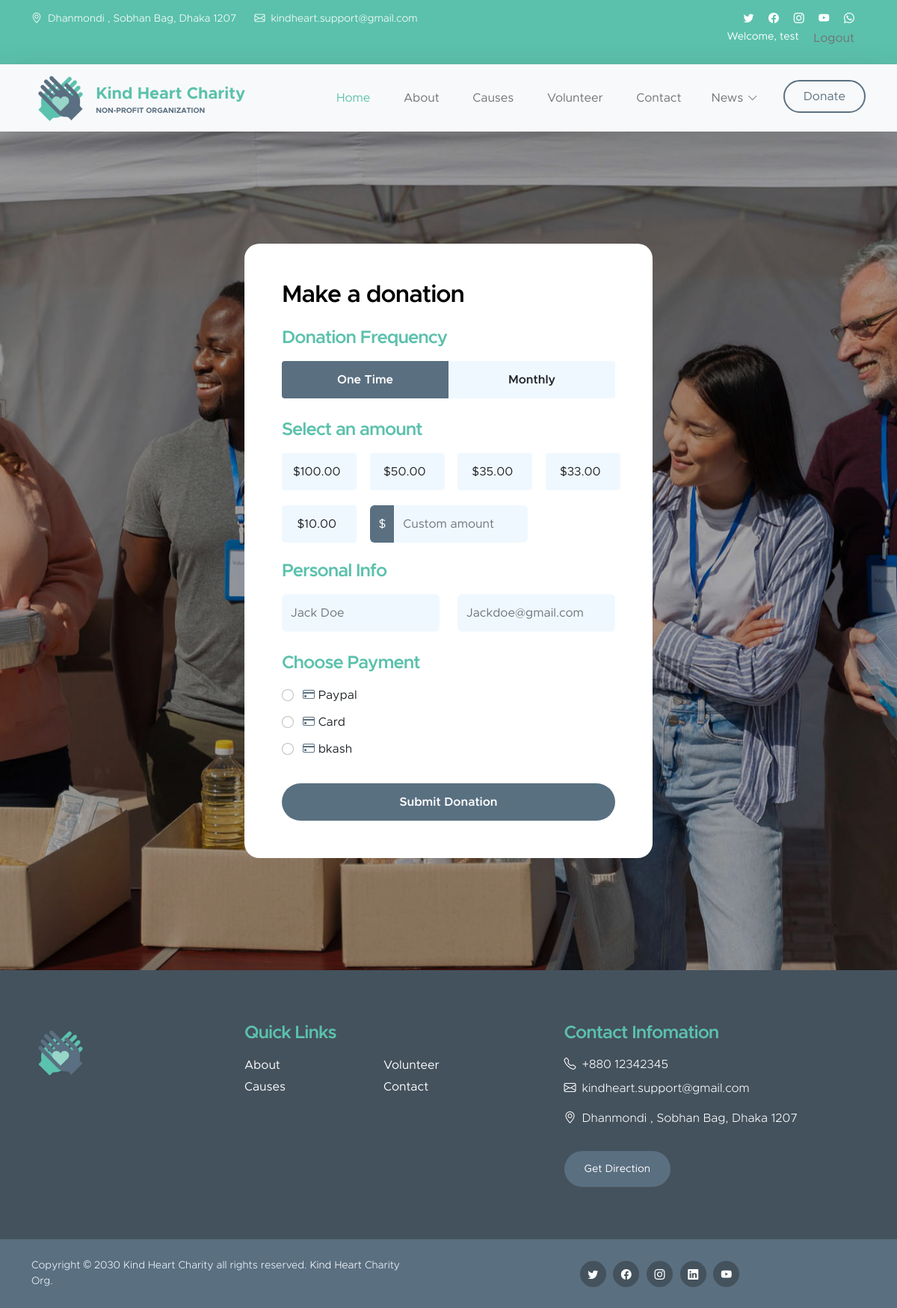
Screenshot of /donation/ (signed in) with the database file from the repository.
### donation/models.py (models this page shows, shortened)
class WebsiteSetting(models.Model):
    navbar_logo = models.ImageField(upload_to='logo/')
    footer_logo = models.ImageField(upload_to='logo/')
    copyright = models.CharField(max_length=100)
    address = models.CharField(max_length=200)
    phone = models.CharField(max_length=30)
    email = models.EmailField(max_length=200)
    facebook_link = models.CharField(max_length=250)
    youtube_link = models.CharField(max_length=250)
    instagram_link = models.CharField(max_length=250)
    twitter_link = models.CharField(max_length=250)
    linkedin_link = models.CharField(max_length=250)

class Menu(models.Model):
    menu_name = models.CharField(max_length=20)
    id_or_href = models.CharField(max_length=150)
    is_active = models.BooleanField(default=True)
    is_display = models.BooleanField(default=True)
    is_dropdown_menu = models.BooleanField(default=False)
    def get_submenu(self):
        return self.submenu_set.filter(is_active=True)

class AddDonationAmount(models.Model):
    donation_amount = models.DecimalField(default=0.00, max_digits=10, decimal_places=2)

class AddDonationPaymentMethod(models.Model):
    donation_payment_method = models.CharField(max_length=100)

### donation/views.py (the view)
# urls.py: path('donation/', views.donation_view, name='donation'),
def donation_view(request):
    donation_amount = AddDonationAmount.objects.all()
    payment_method = AddDonationPaymentMethod.objects.all()
    menus = Menu.objects.filter(is_active=True, is_display=True, is_dropdown_menu=False)
    submenus = Menu.objects.filter(is_active=True, is_display=True, is_dropdown_menu=True)
    website_settings = WebsiteSetting.objects.get()
    context = {
        'donation_amount': donation_amount,
        'payment_method': payment_method,
        'website_settings': website_settings,
        'menus': menus,
        'submenus': submenus,
    }
    return render(request, 'donate.html', context=context)

### templates/donate.html (shortened to what this page needs)
{% load static %}
{% include 'base.html' %}
{% block main-container %}
    {% include 'header.html' %}
    <nav class="navbar navbar-expand-lg bg-light shadow-lg">
        <div class="container">
            <a class="navbar-brand" href="/">
                <img src="{{ website_settings.navbar_logo.url }}" class="logo img-fluid" alt="Kind Heart Charity">
                <span>
                    Kind Heart Charity
                    <small>Non-profit Organization</small>
                </span>
            </a>
            <div class="collapse navbar-collapse" id="navbarNav">
                <ul class="navbar-nav ms-auto">
                    <li class="nav-item">
                        <a class="nav-link click-scroll" href="/">Home</a>
                        {% for menu in menus %}
                        <a class="nav-link click-scroll" href="{% url 'home' %}#{{ menu.id_or_href }}">{{ menu.menu_name }}</a>
                         {% endfor menus %}
                    </li>
                    {% for submenu in submenus %}
                    {% if submenu.get_submenu %}
                    <li class="nav-item dropdown">
                        <a class="nav-link click-scroll dropdown-toggle" href="#{{ submenu.id_or_href }}"
                            id="navbarLightDropdownMenuLink" role="button" data-bs-toggle="dropdown"
                            aria-expanded="false">{{ submenu.menu_name }}</a>
                    </li>
                    {% endif %}
                        {% endfor %}
                     <li class="nav-item ms-3">
                        <a class="nav-link custom-btn custom-border-btn btn" href="{% url 'donation' %}">Donate</a>
                    </li>
                </ul>
            </div>
        </div>
    </nav>
    <main>
        <section class="donate-section">
            <div class="container">
                <div class="row">
                    <div class="col-lg-6 col-12 mx-auto">
                        <form class="custom-form donate-form" action="{% url 'donation-payment' %}" method="post" role="form">
                            <h3 class="mb-4">Make a donation</h3>
                            <div class="row">
                                <div class="col-lg-12 col-12">
                                    <h5 class="mb-3">Donation Frequency</h5>
                                </div>
                                <div class="col-lg-6 col-6 form-check-group form-check-group-donation-frequency">
                                    <div class="form-check form-check-radio">
                                        <input class="form-check-input" type="radio" name="DonationFrequency"
                                            id="DonationFrequencyOne" value="One Time" checked>
                                        <label class="form-check-label" for="DonationFrequencyOne">
                                            One Time
                                        </label>
                                    </div>
                                </div>
                                <div class="col-lg-6 col-6 form-check-group form-check-group-donation-frequency">
                                    <div class="form-check form-check-radio">
                                        <input class="form-check-input" type="radio" name="DonationFrequency"
                                            id="DonationFrequencyMonthly" value="Monthly">
                                        <label class="form-check-label" for="DonationFrequencyMonthly">
                                            Monthly
                                        </label>
                                    </div>
                                </div>
                                <div class="col-lg-12 col-12">
                                    <h5 class="mt-2 mb-3">Select an amount</h5>
                                </div>
                                {% for amount in donation_amount %}
                                <div class="col-lg-3 col-md-6 col-6 form-check-group">
                                    <div class="form-check form-check-radio">
                                        <input class="form-check-input" type="radio" name="payment_amount"
                                            id="flexRadioDefault1" value="{{ amount.donation_amount }}">
                                        <label class="form-check-label" for="flexRadioDefault1">
                                            ${{ amount.donation_amount }}
                                        </label>
                                    </div>
                                </div>
                                {% endfor %}
                                <div class="col-lg-6 col-12 form-check-group">
                                    <div class="input-group">
                                        <span class="input-group-text" id="basic-addon1">$</span>
                                        <input type="text" class="form-control" placeholder="Custom amount" name="custom_amount"
                                            aria-label="Username" aria-describedby="basic-addon1">
                                    </div>
                                </div>
                                <div class="col-lg-12 col-12">
                                    <h5 class="mt-1">Personal Info</h5>
                                </div>
                                <div class="col-lg-6 col-12 mt-2">
                                    <input type="text" name="name" id="name" class="form-control"
                                        placeholder="Jack Doe" required>
                                </div>
                                <div class="col-lg-6 col-12 mt-2">
                                    <input type="email" name="email" id="email"
                                        pattern="[^ @]*@[^ @]*" class="form-control" placeholder="Jackdoe@gmail.com"
                                        required>
                                </div>
                                <div class="col-lg-12 col-12">
                                    <h5 class="mt-4 pt-1">Choose Payment</h5>
                                </div>
                                <div class="col-lg-12 col-12 mt-2">
                                    {% for payment in payment_method %}
                                    <div class="form-check">
                                        <input class="form-check-input" type="radio" name="payment_method"
                                            id="flexRadioDefault9" value="{{ payment.donation_payment_method }}">
                                        <label class="form-check-label" for="flexRadioDefault9">
                                            <i class="bi-credit-card custom-icon ms-1"></i>
                                            {{ payment.donation_payment_method }}
                                        </label>
                                    </div>
                                    {% endfor %}
                                    <button type="submit" class="form-control mt-4">Submit Donation</button>
                                </div>
                            </div>
                        </form>
                    </div>
                </div>
            </div>
        </section>
    </main>
    {% include 'footer.html' %}
{% endblock %}

### templates/header.html
<header class="site-header">
    <div class="container">
        <div class="row">
            <div class="col-lg-8 col-12 d-flex flex-wrap">
                <p class="d-flex me-4 mb-0">
                    <i class="bi-geo-alt me-2"></i>
                    {{ website_settings.address }}
                </p>
                <p class="d-flex mb-0">
                    <i class="bi-envelope me-2"></i>
                    <a href="">
                        {{ website_settings.email }}
                    </a>
                </p>
            </div>
            <div class="col-lg-3 col-12 ms-auto d-lg-block d-none">
                <ul class="social-icon">
                    <li class="social-icon-item">
                        <a href="{{ website_settings.twitter_link }}" class="social-icon-link bi-twitter"></a>
                    </li>
                    <li class="social-icon-item">
                        <a href="{{ website_settings.facebook_link }}" class="social-icon-link bi-facebook"></a>
                    </li>
                    <li class="social-icon-item">
                        <a href="{{ website_settings.instagram_link }}" class="social-icon-link bi-instagram"></a>
                    </li>
                    <li class="social-icon-item">
                        <a href="{{ website_settings.youtube_link }}" class="social-icon-link bi-youtube"></a>
                    </li>
                    <li class="social-icon-item">
                        <a href="" class="social-icon-link bi-whatsapp"></a>
                    </li>
                    <br>
                    {% if request.user.is_authenticated %}
                        <li class="social-icon-item">
                            <p class="nav-link" style="margin-right: 15px">Welcome, {{ request.user.username }}</p>
                        </li>
                        <li class="social-icon-item">
                            <a href="{% url 'logout' %}" class="nav-link" style="margin-right: 15px">Logout</a>
                        </li>
                    {% else %}
                        <li class="social-icon-item">
                            <a href="{% url 'login' %}" class="nav-link" style="margin-right: 30px">Login</a>
                        </li>
                    {% endif %}
                </ul>
            </div>
        </div>
    </div>
</header>

### templates/footer.html
{% load static %}
<footer class="site-footer">
        <div class="container">
            <div class="row">
                <div class="col-lg-3 col-12 mb-4">
                    <img src="{{ website_settings.footer_logo.url}}" class="logo img-fluid" alt="">
                </div>
                <div class="col-lg-4 col-md-6 col-12 mb-4">
                    <h5 class="site-footer-title mb-3">Quick Links</h5>
                    <ul class="footer-menu">
                        {% for menu in menus  %}
                        <li class="footer-menu-item"><a href="#{{ menu.id_or_href }}" class="footer-menu-link">{{ menu.menu_name }}</a></li>
                        {% endfor %}
                    </ul>
                </div>
                <div class="col-lg-4 col-md-6 col-12 mx-auto">
                    <h5 class="site-footer-title mb-3">Contact Infomation</h5>
                    <p class="text-white d-flex mb-2">
                        <i class="bi-telephone me-2"></i>
                        <a href="tel: 305-240-9671" class="site-footer-link">
                            {{ website_settings.phone }}
                        </a>
                    </p>
                    <p class="text-white d-flex">
                        <i class="bi-envelope me-2"></i>
                        <a href="mailto:info@yourgmail.com" class="site-footer-link">
                            {{ website_settings.email }}
                        </a>
                    </p>
                    <p class="text-white d-flex mt-3">
                        <i class="bi-geo-alt me-2"></i>
                        {{ website_settings.address }}
                    </p>
                    <a href="#" class="custom-btn btn mt-3">Get Direction</a>
                </div>
            </div>
        </div>
        <div class="site-footer-bottom">
            <div class="container">
                <div class="row">
                    <div class="col-lg-6 col-md-7 col-12">
                        <p class="copyright-text mb-0">Copyright © {{ website_settings.copyright }} <a href="#">Kind Heart</a> Charity Org.
                        </p>
                    </div>
                    <div class="col-lg-6 col-md-5 col-12 d-flex justify-content-center align-items-center mx-auto">
                        <ul class="social-icon">
                            <li class="social-icon-item">
                                <a href="{{ website_settings.twitter_link }}" class="social-icon-link bi-twitter"></a>
                            </li>
                            <li class="social-icon-item">
                                <a href="{{ website_settings.facebook_link }}" class="social-icon-link bi-facebook"></a>
                            </li>
                            <li class="social-icon-item">
                                <a href="{{ website_settings.instagram_link }}" class="social-icon-link bi-instagram"></a>
                            </li>
                            <li class="social-icon-item">
                                <a href="{{ website_settings.linkedin_link }}" class="social-icon-link bi-linkedin"></a>
                            </li>
                            <li class="social-icon-item">
                                <a href="{{ website_settings.youtube_link }}" class="social-icon-link bi-youtube"></a>
                            </li>
                        </ul>
                    </div>
                </div>
            </div>
        </div>
    </footer>

### rows the page displays
WebsiteSetting: address "Dhanmondi , Sobhan Bag, Dhaka 1207", email "kindheart.support@gmail.com", navbar_logo (picture), footer_logo (picture), phone "+880 12342345", copyright "2030 Kind Heart Charity all rights reserved."
Menu: menu_name "About"
Menu: menu_name "Causes"
Menu: menu_name "Volunteer"
Menu: menu_name "Contact"
Menu: menu_name "News"
AddDonationAmount: donation_amount "100.00"
AddDonationAmount: donation_amount "50.00"
AddDonationAmount: donation_amount "35.00"
AddDonationAmount: donation_amount "33.00"
AddDonationAmount: donation_amount "10.00"
AddDonationPaymentMethod: donation_payment_method "Paypal"
AddDonationPaymentMethod: donation_payment_method "Card"
AddDonationPaymentMethod: donation_payment_method "bkash"

### other values shown
{{ request.user.username }} "test"
